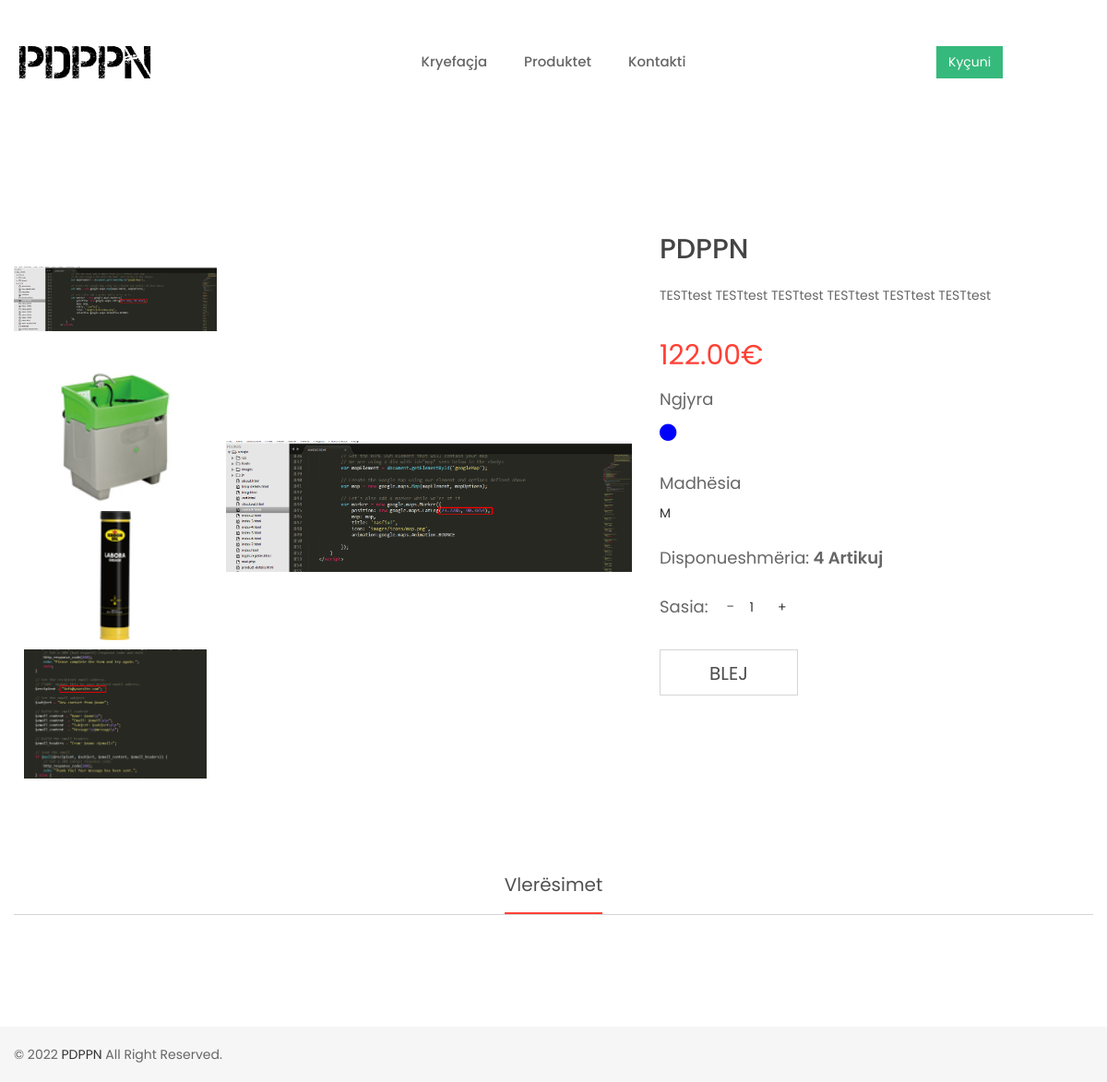
The page /Perdoruesi/detajeProduktit.php?produktID=18 on the database its author committed.
### tables this page shows
CREATE TABLE IF NOT EXISTS `produktet` (
  `produktID` int(11) NOT NULL AUTO_INCREMENT,
  `produkti` varchar(150) NOT NULL,
  `imazhi1` varchar(600) NOT NULL,
  `imazhi2` varchar(600) NOT NULL,
  `imazhi3` varchar(600) NOT NULL,
  `imazhi4` varchar(600) NOT NULL,
  `kategoriaID` int(11) NOT NULL,
  `pershkrimi` longtext NOT NULL,
  `qmimi` decimal(15,2) NOT NULL,
  `stoku` int(11) NOT NULL,
  `madhesiaID` int(11) DEFAULT NULL,
  `ngjyraID` int(11) DEFAULT NULL,
  `kompaniaID` int(11) NOT NULL,
  PRIMARY KEY (`produktID`),
  KEY `katForeignKey` (`kategoriaID`),
  KEY `colorForeignKey` (`ngjyraID`),
  KEY `kompaniaForeignKey` (`kompaniaID`),
  KEY `sizeKatForeignkey` (`madhesiaID`)
);

CREATE TABLE IF NOT EXISTS `madhesit` (
  `madhesiaID` int(11) NOT NULL AUTO_INCREMENT,
  `madhesia` varchar(50) NOT NULL,
  `kategoriaID` int(11) NOT NULL,
  PRIMARY KEY (`madhesiaID`),
  KEY `kategoriaMadhesia` (`kategoriaID`)
);

### Perdoruesi/detajeProduktit.php (the view, shortened to what this page needs)
<?php include_once('checkSession.php');
$produktID = $_GET['produktID'];
$sql = "SELECT  produktet.produkti, produktet.imazhi1, produktet.imazhi2, produktet.imazhi3, produktet.imazhi4, produktet.pershkrimi, produktet.qmimi, produktet.stoku, madhesit.madhesia, ngjyrat.ngjyra, produktet.kompaniaID
FROM produktet
LEFT OUTER JOIN madhesit ON produktet.madhesiaID=madhesit.madhesiaID
LEFT OUTER JOIN ngjyrat ON produktet.ngjyraID=ngjyrat.ngjyraID
WHERE  produktet.produktID=$produktID";
$query = mysqli_query($con, $sql);
while ($row = mysqli_fetch_assoc($query)) {
    $produkti = $row['produkti'];
    $foto1 = $row['imazhi1'];
    $foto2 = $row['imazhi2'];
    $foto3 = $row['imazhi3'];
    $foto4 = $row['imazhi4'];
    $pershkrimi = $row['pershkrimi'];
    $qmimi = $row['qmimi'];
    $stoku = $row['stoku'];
    $madhesia = $row['madhesia'];
    $ngjyra = $row['ngjyra'];
}
?>
<!doctype html>
<html class="no-js" lang="en">
<head>
    <?php include_once('links.php'); ?>
</head>
<body>
    <div class="wrapper fixed__footer">
        <header id="header" class="htc-header header--3 bg__white">
            <div id="sticky-header-with-topbar" class="mainmenu__area sticky__header">
                <?php include_once('nav.php'); ?>
            </div>
        </header>
        <section class="htc__product__details pt--120 pb--100 bg__white">
            <div class="container">
                <div class="row">
                    <div class="col-md-7 col-lg-7 col-sm-12 col-xs-12">
                        <div class="product__details__container">
                            <ul class="product__small__images" role="tablist" style="width:120;height:140;">
                                <li role="presentation" class="pot-small-img active">
                                    <a href="#img-tab-1" role="tab" data-toggle="tab">
                                        <img src="<?php echo $foto1; ?>" style="object-fit:contain;" width="120" height="140">
                                    </a>
                                </li>
                                <li role="presentation" class="pot-small-img">
                                    <a href="#img-tab-2" role="tab" data-toggle="tab">
                                        <img src="<?php echo $foto2; ?>" style="object-fit:contain;" width="120" height="140">
                                    </a>
                                </li>
                                <li role="presentation" class="pot-small-img">
                                    <a href="#img-tab-3" role="tab" data-toggle="tab">
                                        <img src="<?php echo $foto3; ?>" style="object-fit:contain;" width="120" height="140">
                                    </a>
                                </li>
                                <li role="presentation" class="pot-small-img">
                                    <a href="#img-tab-4" role="tab" data-toggle="tab">
                                        <img src="<?php echo $foto4; ?>" style="object-fit:contain;" width="120" height="140">
                                    </a>
                                </li>
                            </ul>
                            <div class="product__big__images">
                                <div class="portfolio-full-image tab-content" style="width:440px;height:590px;">
                                    <div role="tabpanel" class="tab-pane fade in active" id="img-tab-1">
                                        <img src="<?php echo $foto1; ?>" width="440" height="590" style="object-fit:contain;" alt="full-image">
                                    </div>
                                </div>
                            </div>
                        </div>
                    </div>
                    <div class="col-md-5 col-lg-5 col-sm-12 col-xs-12 smt-30 xmt-30">
                        <div class="htc__product__details__inner">
                            <div class="pro__detl__title">
                                <h2 id="produktTitulli"><?php echo $produkti; ?></h2>
                            </div>
                            <div class="pro__details">
                                <p id="pershkrimi"><?php echo $pershkrimi; ?></p>
                            </div>
                            <ul class="pro__dtl__prize">
                                <li id="qmimi"><?php echo $qmimi; ?>€</li>
                            </ul>
                            <?php
                            if ($ngjyra == '0') {
                            } else {
                            ?>
                                <div class="pro__dtl__color">
                                    <h2 class="title__5">Ngjyra</h2>
                                    <ul class="pro__choose__color">
                                        <?php
                                        if ($ngjyra == 'Black') {
                                            echo '<li><a><i title="Black" class="zmdi zmdi-circle black"></i></a></li>';
                                        } elseif ($ngjyra == 'Red') {
                                            echo '<li><a><i title="Red" class="zmdi zmdi-circle red"></i></a></li>';
                                        } elseif ($ngjyra == 'Blue') {
                                            echo '<li><a><i title="Blue" class="zmdi zmdi-circle blue"></i></a></li>';
                                        } elseif ($ngjyra == 'Gray') {
                                            echo '<li><a><i title="Gray" class="zmdi zmdi-circle gray"></i></a></li>';
                                        } elseif ($ngjyra == 'Purple') {
                                            echo '<li><a><i title="Purple" class="zmdi zmdi-circle purple"></i></a></li>';
                                        } elseif ($ngjyra == 'Orange') {
                                            echo '<li><a><i title="Orange"class="zmdi zmdi-circle orange"></i></a></li>';
                                        } elseif ($ngjyra == 'Yellow') {
                                            echo '<li><a><i title="Yellow" class="zmdi zmdi-circle yellow"></i></a></li>';
                                        } elseif ($ngjyra == 'Green') {
                                            echo '<li><a><i title="Green" class="zmdi zmdi-circle green"></i></a></li>';
                                        }
                                        ?>
                                    </ul>
                                </div>
                            <?php
                            }
                            ?>
                            <?php
                            if ($madhesia == '0') {
                            } else {
                            ?>
                                <div class="pro__dtl__size" id="madhesiaWrap">
                                    <h2 class="title__5">Madhësia</h2>
                                    <ul class="pro__choose__size">
                                        <li>
                                            <h3 id="madhesia"> <?php echo $madhesia; ?></h3>
                                        </li>
                                    </ul>
                                </div>
                            <?php
                            }
                            ?>
                            <?php if ($stoku == 0) {
                                echo '<div class="pro__dtl__size">
                                <h2 class="title__5" style="color: #ff4136!important; font-weight:bold;">Nuk ka në disponim!</h2>
                            </div>';
                                    } else { ?>
                                        <div class="pro__dtl__size">
                                            <h2 class="title__5" ">Disponueshmëria:<strong> <?php echo $stoku; ?> artikuj</strong></h2>
                                        </div>
                                    <form id=" myform" method="POST" action="blejProduktin.php">
                                                <div class="product-action-wrap">
                                                    <div class="prodict-statas"><span>Sasia:</span></div>
                                                    <div class="product-quantity">
                                                        <div class="cart-plus-minus" style="cursor:default;">
                                                            <input style="cursor:default;" class="cart-plus-minus-box" type="number" name="sasia" value="1" min="1" max="<?php echo $stoku; ?>">
                                                        </div>
                                                    </div>
                                                </div>
                                                <ul class="pro__dtl__btn">
                                                    <li class="buy__now__btn"><input type="submit" name="blej" value="Blej" class="regBtn"></li>
                                                </ul>
                                                </form>
                                            <?php } ?>
                                        </div>
                                </div>
                        </div>
                    </div>
        </section>
        <section class="htc__product__details__tab bg__white pb--30">
            <div class="container">
                <div class="row">
                    <div class="col-md-12 col-lg-12 col-sm-12 col-xs-12">
                        <ul class="product__deatils__tab mb--30">
                            <li role="presentation" class="active">
                                <a>Vlerësimet</a>
                            </li>
                        </ul>
                    </div>
                </div>
                <div class="row col-md-9">
                </div>
                <div class="row  col-md-3">
                </div>
            </div>
        </section>
    </div>
    <?php include_once('footer.php'); ?>
</body>
</html>

### Perdoruesi/css/custom.css (style rules this page uses)
.regBtn { border: 1px solid #d5d5d5; display: inline-block; font-size: 20px; height: 50px; line-height: 50px; text-align: center; text-transform: capitalize; transition: all 0.5s ease 0s; width: 150px; color: #4b4b4b; text-transform: uppercase; background: none; }
* { scrollbar-width: auto; scrollbar-color: #ff4136 #ffffff; }
.blue { color: #0000ff !important; }
html { -webkit-font-smoothing: antialiased !important; -moz-osx-font-smoothing: grayscale !important; -ms-font-smoothing: antialiased !important; }

### Perdoruesi/css/tooltip.css (style rules this page uses)
:root { --cooltipz-bg-color:#1f1f1f;--cooltipz-border-width:0;--cooltipz-border-style:solid;--cooltipz-border-color:#1f1f1f;--cooltipz-text-color:#fff;--cooltipz-font-size:0.75rem;--cooltipz-font-family:verdana,geneva,tahoma,var(--cooltipz-fontawesome,Arial),sans-serif;--cooltipz-slide:6px;--cooltipz-border-radius:0.125rem;--cooltipz-timing:120ms;--cooltipz-cursor:pointer;--cooltipz-small:6.25rem;--cooltipz-medium:12.5rem;--cooltipz-large:18.75rem;--cooltipz-arrow-size:0.3125rem;--cooltipz-delay-show:0s;--cooltipz-delay-hide:0s }

### Perdoruesi/css/shortcode/default.css (style rules this page uses)
*, h1, h2, h3, h4, h5, h6, p, ul, a { margin: 0; padding: 0; }
html { font-size: 100%; }
body { font-family: 'Poppins', sans-serif; color: #303030; font-weight: 400; font-size: 14px; line-height: 24px; -webkit-font-smoothing: antialiased; -moz-osx-font-smoothing: grayscale; }
p { font-family: 'Poppins', sans-serif; color: #303030; font-weight: 400; font-size: 14px; line-height: 24px; }
h1, h2, h3, h4, h5, h6, .h1, .h2, .h3, .h4, .h5, .h6 { font-family: 'Poppins', sans-serif; color: #303030; font-weight: 400; font-variant-ligatures: common-ligatures; margin-top: 0; margin-bottom: 0; }
h2, .h2 { font-size: 30px; font-weight: 400; }
h3, .h3 { font-size: 14px; font-weight: 400; }
ul, ol { list-style: none; }
strong { font-weight: 600; }
a { color: #333; }
body { overflow-x: hidden; }
a, .btn { -webkit-transition: all 0.3s ease-out 0s; -moz-transition: all 0.3s ease-out 0s; -ms-transition: all 0.3s ease-out 0s; -o-transition: all 0.3s ease-out 0s; transition: all 0.3s ease-out 0s; }
input, select, textarea { -webkit-transition: all 0.5s ease-out 0s; -moz-transition: all 0.5s ease-out 0s; -ms-transition: all 0.5s ease-out 0s; -o-transition: all 0.5s ease-out 0s; transition: all 0.5s ease-out 0s; }
p + img, img:last-child { margin-bottom: 0; }
body { background: #fff; }
.bg__white { background: #fff; }
.mb--30 { margin-bottom: 30px }
.pt--120 { padding-top: 120px }
.pb--30 { padding-bottom: 30px }
.pb--100 { padding-bottom: 100px }

### Perdoruesi/css/shortcode/header.css (style rules this page uses)
.mainmenu__area { left: 0; margin: auto; position: absolute; right: 0; top: 32px; width: 100%; }
.htc-header { position: relative; z-index: 99; }
.header--3 .mainmenu__area { position: inherit; top: auto; }

### rows shown on the page
produktet: imazhi1 (picture), imazhi2 (picture), imazhi3 (picture), imazhi4 (picture), produkti "PDPPN", pershkrimi "TESTtest TESTtest TESTtest TESTtest TESTtest TESTtest", qmimi "122.00", madhesiaID.madhesia "M", stoku "4"
